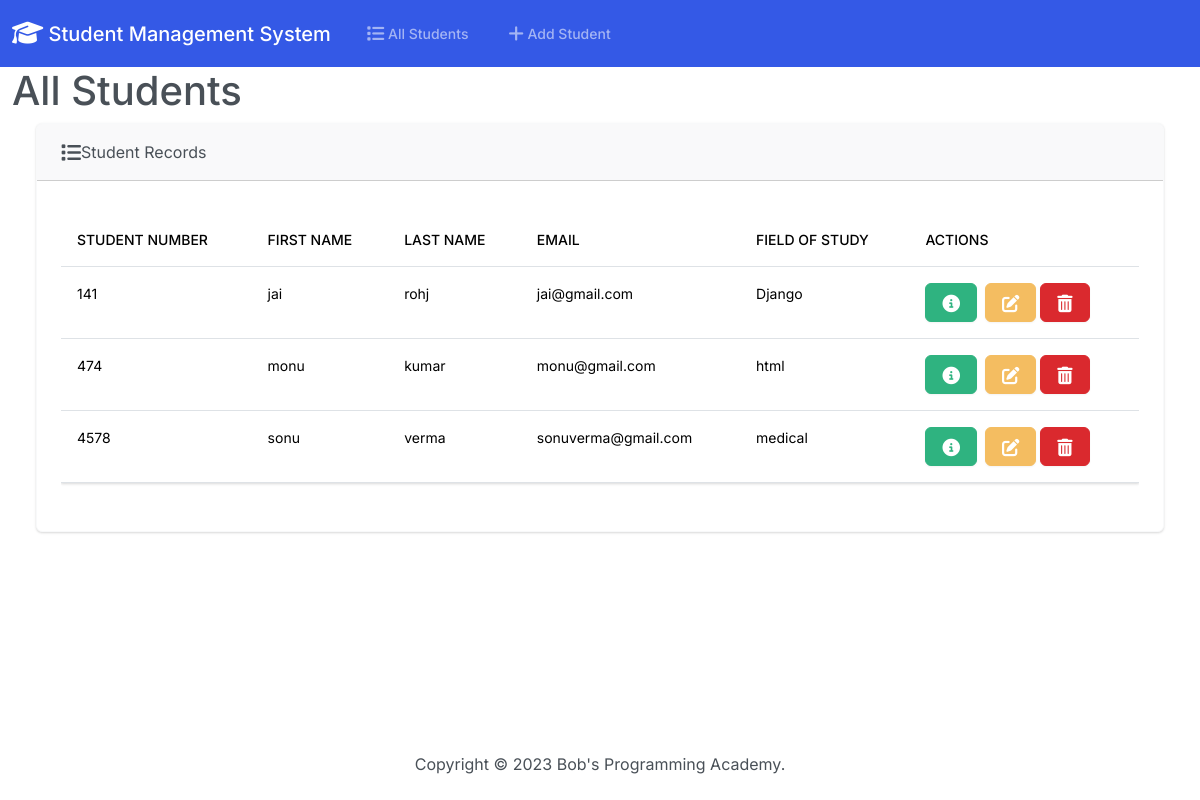
The page / on the database its author committed.
### students/models.py (models this page shows, shortened)
class Student(models.Model):
    student_number = models.PositiveIntegerField()
    first_name = models.CharField(max_length=100)
    last_name = models.CharField(max_length=100)
    email = models.EmailField(max_length=100)
    field_of_study = models.CharField(max_length=100)
    gpa = models.FloatField

### students/views.py (the view)
# urls.py: path('',views.index,name='index'),
def index(request):
    return render(request,'students/index.html',{
        'students':Student.objects.all()
    })

### students/templates/students/index.html (shortened to what this page needs)
    {% extends "students/base.html" %}
        {% block body %}
      <h1>All Students</h1>
      <div class="row">
        <div class="col-12">
          {% if students %}
          <div class="card border-light ms-4 me-4 mb-4">
            <div class="card-header"><i class="fa-solid fa-list fa-lg"></i>Student Records
            </div>
            <div class="card-body">
              <p class="card-text">
                <div class="table-responsive">
                  <table class="table table-hover">
  <thead>
    <tr>
      <th scope="col">Student Number</th>
      <th scope="col">First Name</th>
      <th scope="col">Last Name</th>
      <th scope="col">Email</th>
      <th scope="col">Field of Study</th>
      <th scope="col">Actions</th>
    </tr>
  </thead>
  <tbody>
        {% for student in students %}
        <tr>
          <td>{{ student.student_number}}</td>
          <td>{{ student.first_name}}</td>
          <td>{{ student.last_name}}</td>
          <td>{{ student.email}}</td>
          <td>{{ student.field_of_study}}</td>
          <td>
            <button type='button' class='btn btn-success me-1' href="{% url 'view_student' student.id %}" data-bs-toggle="modal" data-bs-target="#myModal{{student.id}}"></button>
            <a href="{% url 'edit' student.id %}" class="btn btn-warning">
            </a>
            <button type="button" class="btn btn-danger" data-bs-toggle="modal" data-bs-target="#delete{{student.id}}">
            </button>
          </td>
        </tr>
        {% endfor %}
  </tbody>
</table>
                </div>
              </p>
            </div>
          </div>
          {% else%}
          <h5 class='alert alert-primary ms-4 me-4'>No Student Records</h5>
          {% endif %}
        </div>
      </div>
      {% endblock %}

### students/templates/students/base.html (shortened to what this page needs)
{% load static %}
<!DOCTYPE html>
<html lang="en">
  <head>
    <link rel="stylesheet" href="https://cdnjs.cloudflare.com/ajax/libs/font-awesome/6.1.1/css/all.min.css">
    <link href="{% static 'css/bootstrap.min.css' %}" rel="stylesheet">
  </head>
  <body class="d-flex flex-column min-vh-100">
    <nav class="navbar navbar-expand-lg navbar-dark bg-primary">
      <div class="container-fluid">
        <a class="navbar-brand" href="{% url 'index' %}">
          <i class="fa-solid fa-graduation-cap fa-lg"></i> Student Management System
        </a>
        <div class="collapse navbar-collapse" id="navbarColor01">
          <ul class="navbar-nav me-auto">
            <li class="nav-item">
              <a class="nav-link" href="{% url 'index' %}">
                 All Students
              </a>
            </li>
            <li class="nav-item">
              <a class="nav-link" href="{% url 'add' %}">
                 Add Student
              </a>
            </li>
          </ul>
        </div>
      </div>
    </nav>
    <div class="container-fluid">
      {% block body %}
      {% endblock %}
    </div>
    <footer class="mt-auto mb-4">
      <div class="text-center">
        <span>
          Copyright &copy; <script>document.write(new Date().getFullYear())</script> Bob's Programming Academy.
        </span>
      </div>
    </footer>
  </body>
</html>

### rows shown on the page
Student: student_number "141", first_name "jai", last_name "rohj", email "jai@gmail.com", field_of_study "Django"
Student: student_number "474", first_name "monu", last_name "kumar", email "monu@gmail.com", field_of_study "html"
Student: student_number "4578", first_name "sonu", last_name "verma", email "sonuverma@gmail.com", field_of_study "medical"
